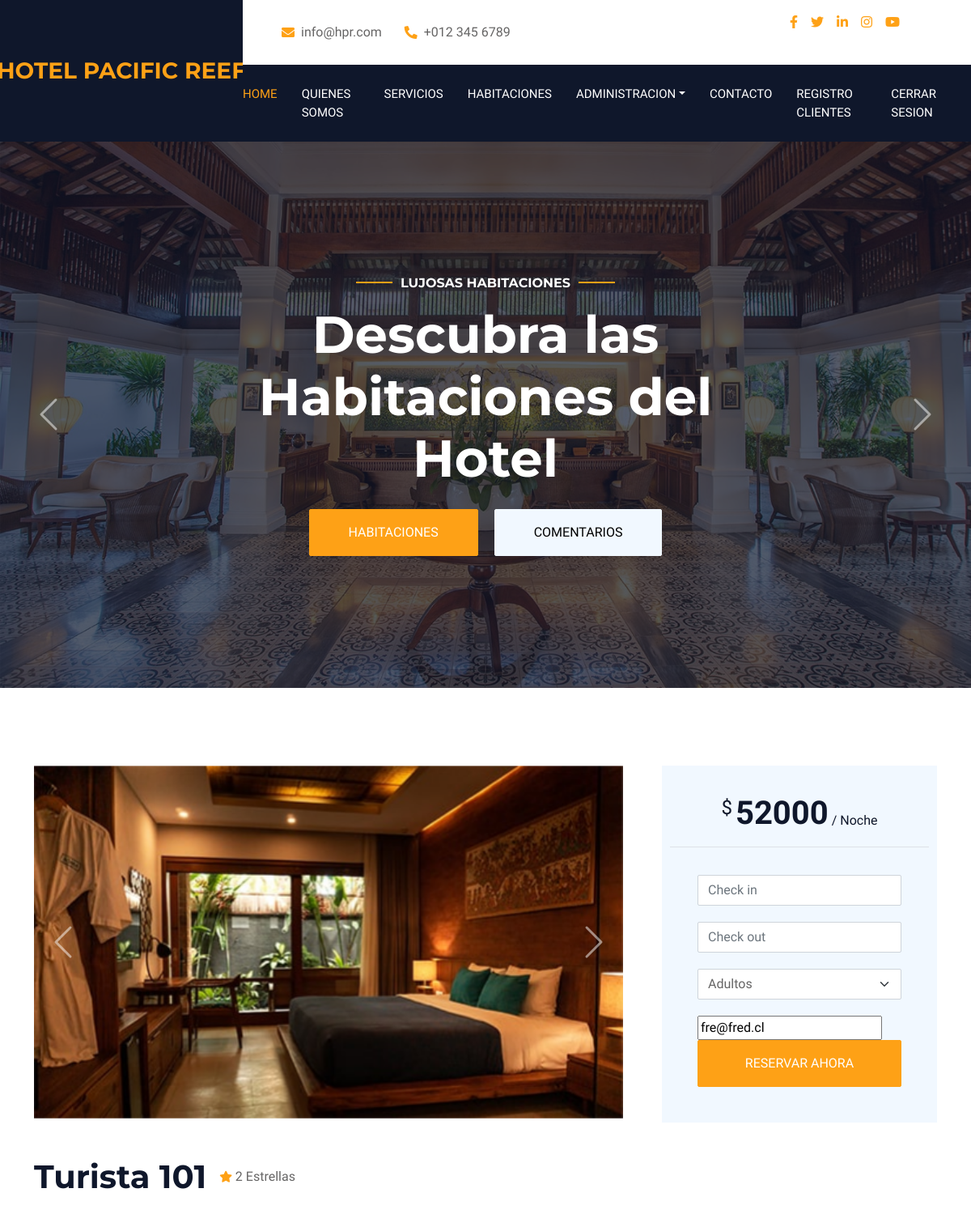
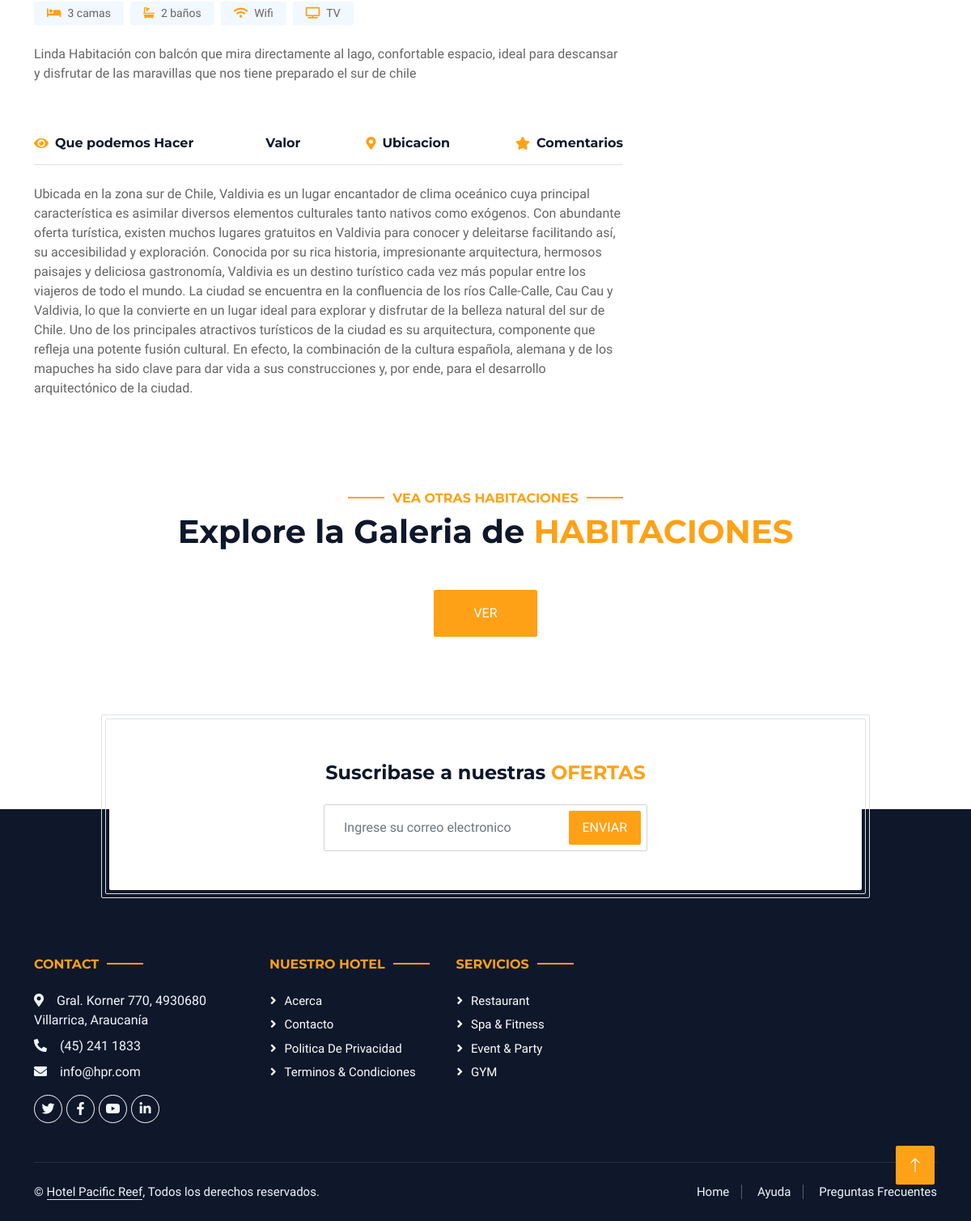
/habitacion/1/ (signed in), run on the app's committed database (2 pictures, top to bottom).
### web/models.py (models this page shows, shortened)
class Habitacion(models.Model):
    id_h = models.AutoField(primary_key=True)
    piso = models.DecimalField(max_digits=3, decimal_places=0 )
    numero = models.DecimalField(max_digits=3, decimal_places=0 )
    cant_personas = models.DecimalField(max_digits=3, decimal_places=0 )
    habitaciones = models.DecimalField(max_digits=2, decimal_places=0 )
    banos = models.DecimalField(max_digits=2, decimal_places=0 )
    metros = models.DecimalField(max_digits=3, decimal_places=0 )
    wifi = models.CharField(max_length=1 )
    tv_cable = models.CharField(max_length=1 )
    desayuno = models.CharField(max_length=1 )
    precio_noche = models.DecimalField(max_digits=6, decimal_places=0 )
    descripcion = models.TextField(max_length=300 )
    activa = models.CharField(max_length=1 )
    num_star = models.DecimalField(max_digits=1,default=2, decimal_places=0 )
    imagen = models.ImageField(upload_to='fotos',default='fotos/no_disponible.jpg')
    id_th = models.ForeignKey('TipoHabitacion', models.DO_NOTHING, db_column='id_th' )
    class Meta:
        db_table = 'habitacion'

class TipoHabitacion(models.Model):
    id_th = models.AutoField(primary_key=True)
    descripcion = models.CharField(max_length=45 )
    precio = models.DecimalField(max_digits=6, decimal_places=0 )
    class Meta:
        db_table = 'tipo_habitacion'

### web/views.py (the view, shortened to what this page needs)
# urls.py: path('habitacion/<id>/',det_habitacion,name='DA'),
@login_required(login_url='/login/')
def det_habitacion(request,id):
    habitacion = Habitacion.objects.get(id_h=id)
    comentarios = Comentario.objects.filter(id_h=habitacion)
    fotos=Galeria.objects.filter(id_h=habitacion)
    mensaje=""
    cantidad_comentarios=Comentario.objects.filter(id_h=habitacion).count()
    contexto={'habitacion':habitacion,'comentarios':comentarios,"cantidad":cantidad_comentarios}
    contexto["mensaje"]=mensaje
    contexto["fotos"]=fotos
    contexto["usuario"]=request.session["email"]
    return render(request,"habitacion.html",contexto)

### web/templates/habitacion.html (shortened to what this page needs)
{% extends "base.html" %}
{% load static %}
{% block contenido %}
      <div class="container-xxl py-5">
        <div class="container">
          <div class="row g-5">
            <div class="col-lg-8">
              <div
                id="room-carousel"
                class="carousel slide mb-5 wow fadeIn"
                data-bs-ride="carousel"
                data-wow-delay="0.1s"
              >
                <div class="carousel-inner">
                  <div class="carousel-item active">
                    <img class="w-100" src="{{habitacion.imagen.url}}" alt="Image" />
                  </div>
                </div>
                <button
                  class="carousel-control-prev"
                  type="button"
                  data-bs-target="#room-carousel"
                  data-bs-slide="prev"
                >
                  <span
                    class="carousel-control-prev-icon"
                    aria-hidden="true"
                  ></span>
                </button>
                <button
                  class="carousel-control-next"
                  type="button"
                  data-bs-target="#room-carousel"
                  data-bs-slide="next"
                >
                  <span
                    class="carousel-control-next-icon"
                    aria-hidden="true"
                  ></span>
                </button>
              </div>
              <div class="d-flex align-items-center mb-4">
                <h1 class="mb-0">{{habitacion.id_th.descripcion}} {{habitacion.numero}}</h1>
                <div class="ps-3">
                  <small class="fa fa-star text-primary"></small>
                  {{habitacion.num_star}} Estrellas
                </div>
              </div>
              <div class="d-flex flex-wrap pb-4 m-n1">
                <small class="bg-light rounded py-1 px-3 m-1">
                    <i class="fa fa-bed text-primary me-2"></i>{{habitacion.habitaciones}} camas
                </small>
                <small class="bg-light rounded py-1 px-3 m-1">
                    <i class="fa fa-bath text-primary me-2"></i>{{habitacion.banos}} baños
                </small>
                {% if habitacion.wifi == 's' %}
                <small class="bg-light rounded py-1 px-3 m-1"
                  ><i class="fa fa-wifi text-primary me-2"></i>Wifi</small
                >
                {% endif %}
                {% if habitacion.tv_cable == 's' %}
                <small class="bg-light rounded py-1 px-3 m-1"
                  ><i class="fa fa-tv text-primary me-2"></i>TV</small
                >
                {% endif %}
              </div>
              <p>
                {{habitacion.descripcion}}
              </p>
              <div class="tab-class wow fadeInUp" data-wow-delay="0.1s">
                <ul
                  class="nav nav-pills d-flex justify-content-between border-bottom mb-4"
                >
                  <li class="nav-item">
                    <a
                      class="d-flex align-items-center py-3 active"
                      data-bs-toggle="pill"
                      href="#tab-1"
                    >
                      <i class="fa fa-eye text-primary me-2"></i>
                      <h6 class="mb-0">Que podemos Hacer</h6>
                    </a>
                  </li>
                  <li class="nav-item">
                    <a
                      class="d-flex align-items-center py-3"
                      data-bs-toggle="pill"
                      href="#tab-2"
                    >
                      <h6 class="mb-0">Valor</h6>
                    </a>
                  </li>
                  <li class="nav-item">
                    <a
                      class="d-flex align-items-center py-3"
                      data-bs-toggle="pill"
                      href="#tab-3"
                    >
                      <i class="fa fa-map-marker-alt text-primary me-2"></i>
                      <h6 class="mb-0">Ubicacion</h6>
                    </a>
                  </li>
                  <li class="nav-item">
                    <a
                      class="d-flex align-items-center py-3"
                      data-bs-toggle="pill"
                      href="#tab-4"
                    >
                      <i class="fa fa-star text-primary me-2"></i>
                      <h6 class="mb-0">Comentarios</h6>
                    </a>
                  </li>
                </ul>
                <div class="tab-content">
                  <div id="tab-1" class="tab-pane fade show p-0 active">
                    <p>
                      Ubicada en la zona sur de Chile, Valdivia es un lugar encantador de clima oceánico cuya principal característica es asimilar diversos elementos culturales tanto nativos como exógenos. Con abundante oferta turística, existen muchos lugares gratuitos en Valdivia para conocer y deleitarse facilitando así, su accesibilidad y exploración.
Conocida por su rica historia, impresionante arquitectura, hermosos paisajes y deliciosa gastronomía, Valdivia es un destino turístico cada vez más popular entre los viajeros de todo el mundo.
La ciudad se encuentra en la confluencia de los ríos Calle-Calle, Cau Cau y Valdivia, lo que la convierte en un lugar ideal para explorar y disfrutar de la belleza natural del sur de Chile.
Uno de los principales atractivos turísticos de la ciudad es su arquitectura, componente que refleja una potente fusión cultural. En efecto, la combinación de la cultura española, alemana y de los mapuches ha sido clave para dar vida a sus construcciones y, por ende, para el desarrollo arquitectónico de la ciudad.
                    </p>
                  </div>
                </div>
              </div>
            </div>
              {% if user.is_authenticated %}
              <div class="col-lg-4">
                <div class="bg-light mb-5 wow fadeInUp" data-wow-delay="0.1s" style="padding: 10px;">
                  <div class="border-bottom text-center text-dark p-3 pt-4 mb-3">
                    <span class="align-top fs-4 lh-base">$</span>
                    <span class="align-middle fs-1 lh-sm fw-bold">{{habitacion.precio_noche}}</span>
                    <span class="align-bottom fs-6 lh-lg">/ Noche</span>
                  </div>
                  <div class="row g-3 p-4 pt-2">
                    <form action="{% url 'RESERVAR' %}" method="post">
                    <div class="col-12" style="padding: 10px;">
                      <div class="date" id="date3" name="date3" data-target-input="nearest">
                        <input type="text" name="fi" class="form-control datetimepicker-input" placeholder="Check in" data-target="#date3" data-toggle="datetimepicker"/>
                      </div>
                    </div>
                    <div class="col-12" style="padding: 10px;">
                      <div class="date" id="date4" name="date4" data-target-input="nearest">
                        <input name="ft" type="text" class="form-control datetimepicker-input" placeholder="Check out" data-target="#date4" data-toggle="datetimepicker" />
                      </div>
                    </div>
                    <div class="col-12" style="padding: 10px;">
                      <select class="form-select" name="cant_personas">
                        <option selected>Adultos</option>
                      </select>
                    </div>
                    {% if habitacion.activa == "s" %}
                    <div class="col-12" style="padding: 10px;">
                      <input type="text" name="email" value="{{usuario}}">
                      <button class="btn btn-primary py-3 w-100" type="submit">Reservar Ahora</button>
                    </div>
                    {% else %}
                      <div class="col-12" style="padding: 10px;">
                      <button class="btn btn-danger py-3 w-100">Ocupada</button>
                    </div>
                    {% endif %}
                  </form>
                  </div>
                </div>
              </div>
              {% endif %}
          </div>
        </div>
      </div>
      <div class="container-xxl py-5">
        <div class="container">
          <div class="text-center wow fadeInUp" data-wow-delay="0.1s">
            <h6 class="section-title text-center text-primary text-uppercase">
              Vea Otras Habitaciones
            </h6>
            <h1 class="mb-5">
              Explore la Galeria de
              <span class="text-primary text-uppercase">Habitaciones</span>
            </h1>
          </div>
          <div class="row g-4">
            <div class="col-12 text-center wow fadeInUp" data-wow-delay="0.9s">
              <a href="{% url 'HA' %}" class="btn btn-primary py-3 px-5">Ver</a>
            </div>
          </div>
        </div>
      </div>
      <div class="container newsletter mt-5 wow fadeIn" data-wow-delay="0.1s">
        <div class="row justify-content-center">
          <div class="col-lg-10 border rounded p-1">
            <div class="border rounded text-center p-1">
                <div class="bg-white rounded text-center p-5">
                            <h4 class="mb-4">Suscribase a nuestras <span class="text-primary text-uppercase">ofertas</span></h4>
                            <div class="position-relative mx-auto" style="max-width: 400px;">
                                <input class="form-control w-100 py-3 ps-4 pe-5" type="text" placeholder="Ingrese su correo electronico">
                                <button type="button" class="btn btn-primary py-2 px-3 position-absolute top-0 end-0 mt-2 me-2">Enviar</button>
                            </div>
                </div>
            </div>
          </div>
        </div>
      </div>
{% endblock contenido %}

### web/static/css/style.css (style rules this page uses)
:root { --primary: #FEA116; --light: #F1F8FF; --dark: #0F172B; }
.btn { font-weight: 500; text-transform: uppercase; transition: .5s; }
.btn.btn-primary, .btn.btn-secondary { color: #FFFFFF; }
.carousel-control-prev, .carousel-control-next { width: 10%; }
.carousel-control-prev-icon, .carousel-control-next-icon { width: 3rem; height: 3rem; }
.section-title { position: relative; display: inline-block; }
.section-title::before { position: absolute; content: ""; width: 45px; height: 2px; top: 50%; left: -55px; margin-top: -1px; background: var(--primary); }
.section-title::after { position: absolute; content: ""; width: 45px; height: 2px; top: 50%; right: -55px; margin-top: -1px; background: var(--primary); }
.newsletter { position: relative; z-index: 1; }

### data on the page
Habitacion: imagen (picture), id_th.descripcion "Turista", numero "101", num_star "2", habitaciones "3", banos "2", descripcion "Linda Habitación con balcón que mira directamente al lago, confortable espacio, ideal para descansar y disfrutar de las maravillas que nos tiene preparado el sur de chile", precio_noche "52000"
